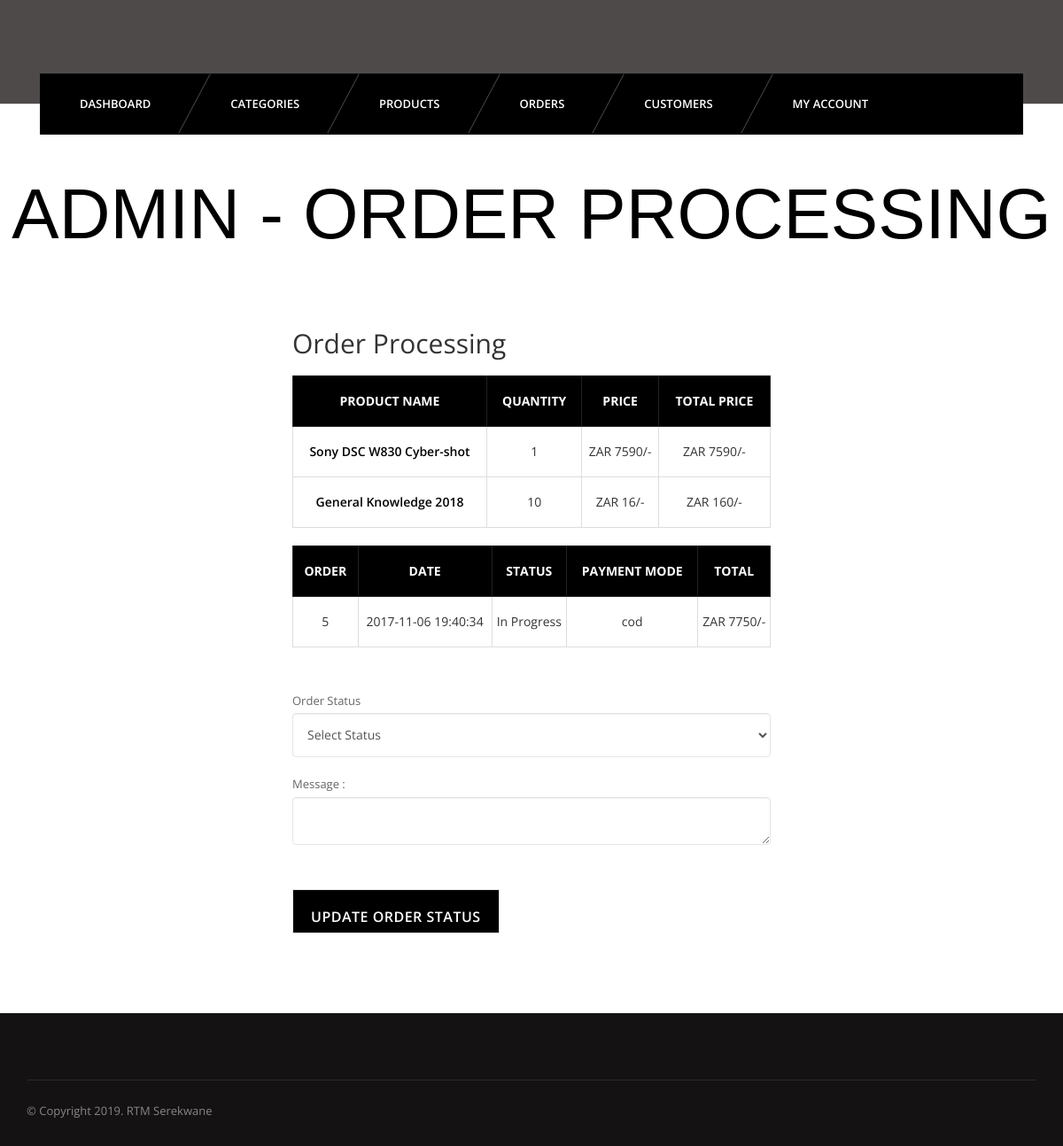
Screenshot of /admin/order-process.php?id=5 (signed in) with the database file from the repository.
### tables this page shows
CREATE TABLE `orderitems` (
  `id` int(11) NOT NULL,
  `pid` int(11) NOT NULL,
  `pquantity` varchar(255) NOT NULL,
  `orderid` int(11) NOT NULL,
  `productprice` varchar(255) NOT NULL
);

CREATE TABLE `products` (
  `id` int(11) NOT NULL,
  `name` varchar(255) NOT NULL,
  `catid` int(11) NOT NULL,
  `price` varchar(255) NOT NULL,
  `thumb` varchar(255) NOT NULL,
  `description` varchar(255) NOT NULL
);

CREATE TABLE `orders` (
  `id` int(11) NOT NULL,
  `uid` int(11) NOT NULL,
  `totalprice` varchar(255) NOT NULL,
  `orderstatus` varchar(255) NOT NULL,
  `paymentmode` varchar(255) NOT NULL,
  `timestamp` datetime NOT NULL DEFAULT CURRENT_TIMESTAMP
);

### admin/order-process.php (the view, shortened to what this page needs)
<?php
	require_once '../config/connect.php';
?>
<?php include 'inc/header.php'; ?>
<?php include 'inc/nav.php'; ?>
	<section id="content">
		<div class="content-blog">
					<div class="page_header text-center">
						<h2>Admin - Order Processing</h2>
					</div>
<form method="post">
<div class="container">
			<div class="row">
				<div class="col-md-6 col-md-offset-3">
					<div class="billing-details">
						<h2 class="uppercase">Order Processing</h2>
						<br />
						<table class="cart-table account-table table table-bordered">
						<thead>
							<tr>
								<th>Product Name</th>
								<th>Quantity</th>
								<th>Price</th>
								<th>Total Price</th>
							</tr>
						</thead>
						<tbody>
							<?php
								if(isset($_GET['id']) & !empty($_GET['id'])){
									$oid = $_GET['id'];
								}else{
									header('location: orders.php');
								}
								$ordsql = "SELECT * FROM orders WHERE id='$oid'";
								$ordres = mysqli_query($connection, $ordsql);
								while($ordr = mysqli_fetch_assoc($ordres))
								$orditmsql = "SELECT * FROM orderitems o JOIN products p WHERE o.orderid='$oid' AND o.pid=p.id";
								$orditmres = mysqli_query($connection, $orditmsql);
								while($orditmr = mysqli_fetch_assoc($orditmres)){
							?>
							<tr>
								<td>
									<a href="single.php?id=<?php echo $orditmr['pid']; ?>"><?php echo substr($orditmr['name'], 0, 25); ?></a>
								</td>
								<td>
									<?php echo $orditmr['pquantity']; ?>
								</td>
								<td>
									ZAR <?php echo $orditmr['productprice']; ?>/-
								</td>
								<td>
									ZAR <?php echo $orditmr['productprice']*$orditmr['pquantity']; ?>/-
								</td>
							</tr>
							<?php } ?>
				<table class="cart-table account-table table table-bordered">
				<thead>
					<tr>
						<th>Order</th>
						<th>Date</th>
						<th>Status</th>
						<th>Payment Mode</th>
						<th>Total</th>
					</tr>
				</thead>
				<tbody>
				<?php
					if(isset($_GET['id']) & !empty($_GET['id'])){
						$oid = $_GET['id'];
					}else{
						header('location: orders.php');
					}
					$ordsql = "SELECT * FROM orders WHERE id='$oid'";
					$ordres = mysqli_query($connection, $ordsql);
					while($ordr = mysqli_fetch_assoc($ordres)){
				?>
					<tr>
						<td>
							<?php echo $ordr['id']; ?>
						</td>
						<td>
							<?php echo $ordr['timestamp']; ?>
						</td>
						<td>
							<?php echo $ordr['orderstatus']; ?>
						</td>
						<td>
							<?php echo $ordr['paymentmode']; ?>
						</td>
						<td>
							ZAR <?php echo $ordr['totalprice']; ?>/-
						</td>
					</tr>
				<?php } ?>
				</tbody>
			</table>
							<label class="">Order Status </label>
							<select name="status" class="form-control">
								<option value="">Select Status</option>
							</select>
							<label>Message :</label>
							<textarea class="form-control" name="message" cols="10"> </textarea>
					<input type="submit" class="button btn-lg" value="Update Order Status">
					</div>
				</div>
			</div>
		</div>
</form>
		</div>
	</section>
<?php include 'inc/footer.php' ?>

### css/light.css (style rules this page uses)
body { background-color:#fff; }

### rows the page displays
orderitems: products.name "Sony DSC W830 Cyber-shot", pquantity "1", productprice "7590", $orditmr['productprice']*$orditmr['pquantity'] "7590"
orderitems: products.name "General Knowledge 2018", pquantity "10", productprice "16", $orditmr['productprice']*$orditmr['pquantity'] "160"
orders: id "5", timestamp "2017-11-06 19:40:34", orderstatus "In Progress", paymentmode "cod", totalprice "7750"
